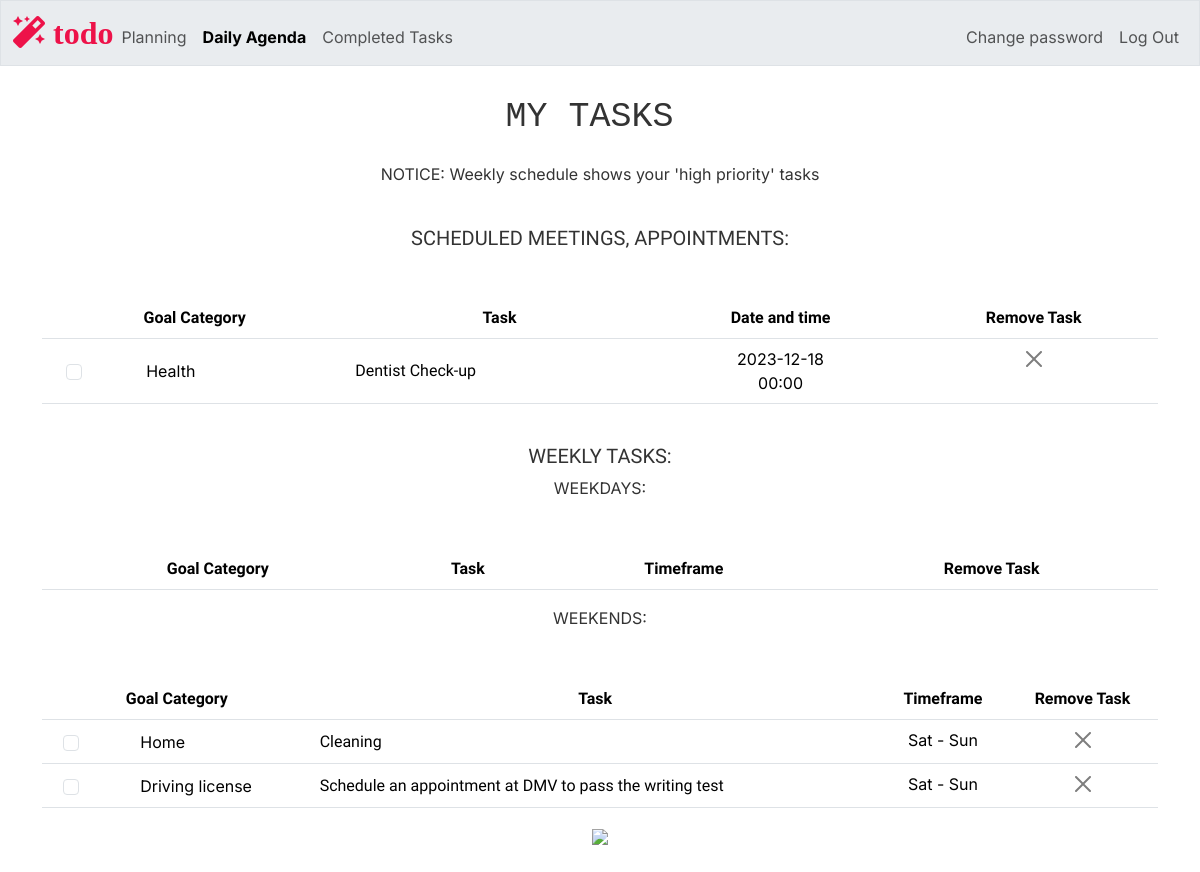
/agenda (signed in), run on an earlier commit of the app's database.
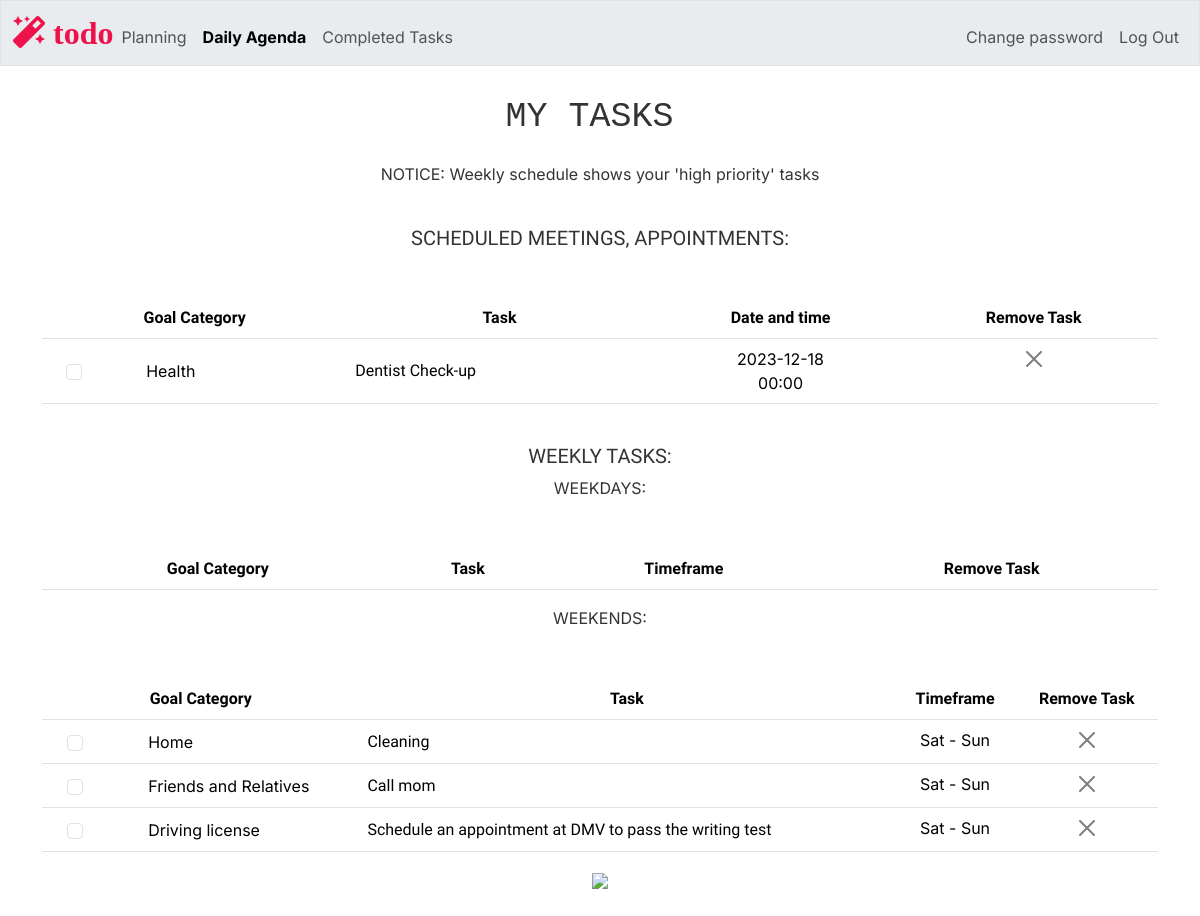
And on a later commit of the database.
### tables this page shows
CREATE TABLE tasks (
    id INTEGER PRIMARY KEY AUTOINCREMENT NOT NULL,
    users_id INTEGER NOT NULL,
    category TEXT NOT NULL,
    task TEXT NOT NULL,
    timeframe TEXT,
    priority TEXT,
    completion INTEGER DEFAULT 0,
    date DATE,
    time TIME,
    FOREIGN KEY (users_id) REFERENCES users(id)
);

### app.py (the view)
@app.route("/agenda", methods=["GET", "POST"])
@login_required
def agenda():
    users_id = session["user_id"]
    appointments = db.execute("SELECT id, category, task, completion, date, time FROM tasks WHERE users_id =? AND completion = 0 AND (date IS NOT NULL AND date != '' OR time IS NOT NULL AND time != '')", users_id)
    weekdays = db.execute("SELECT id, category, task, completion, timeframe FROM tasks WHERE users_id =? AND completion = 0 AND priority = 'High' AND timeframe != 'Sat - Sun'", users_id)
    weekends = db.execute("SELECT id, category, task, completion, timeframe FROM tasks WHERE users_id =? AND completion = 0 AND priority = 'High' AND timeframe == 'Sat - Sun'", users_id)
    welcome_message_h1 = " MY TASKS "
    welcome_message_p = "NOTICE: Weekly schedule shows your 'high priority' tasks "
    return render_template("agenda.html", appointments=appointments, weekdays = weekdays, weekends=weekends, welcome_message_h1 = welcome_message_h1, welcome_message_p = welcome_message_p, current_page="agenda")

### app.py (called while the page is built)
@app.after_request
def after_request(response):
    response.headers["Cache-Control"] = "no-cache, no-store, must-revalidate"
    response.headers["Expires"] = 0
    response.headers["Pragma"] = "no-cache"
    return response

### helpers.py (called while the page is built)
def login_required(f):
    @wraps(f)
    def decorated_function(*args, **kwargs):
        if session.get("user_id") is None:
            return redirect("/login")
        return f(*args, **kwargs)
    return decorated_function

### templates/agenda.html (shortened to what the changed rows need)
{% extends "layout.html" %}
{% block main %}
    <table class="table  mt-5">
        <thead>
            <h5>
                SCHEDULED MEETINGS, APPOINTMENTS:
            </h5>
            <tr>
                <th> Goal Category</th>
                <th> Task </th>
                <th> Date and time </th>
                <th> Remove Task </th>
            </tr>
        </thead>
        <tbody>
            {% for task in appointments %}
                <tr id="todo_row_{{ task.id }}" >
                    <td class="align-middle ">
                        <div class="d-flex align-items-center " >
                            <div class=" col-sm-2 d-flex justify-content-center align-items-center form-check" >
                                <input class="form-check-input completion-checkbox"
                                        type="checkbox"
                                        id="completion_{{ task.id }}"
                                        name="task_completion"
                                        data-task-id="{{ task.id }}"
                                        data-completion="{{ task.completion}}"
                                        onchange="updateTaskStatus(this)">
                            </div>
                            <label class="form-check-label ms-5" for="completion_{{ task.id }}">
                                {{ task.category }}
                            </label>
                        </div>
                    </td>
                    <td class="align-middle " style="text-align: left;">{{ task.task }}</td>
                    <td>
                        <div>
                            {{ task.date or '' }}
                        </div>
                        <div>
                            {{ task.time or '' }}
                        </div>
                    </td>
                    <td>
                        <button class="btn-close" data-bs-toggle="modal" data-bs-target="#deleteConfirmationModal_{{ task.id }}"></button>
                    </td>
                </tr>
            {% endfor %}
        </tbody>
    </table>
    <br>
    <table class="table  mt-5">
        <thead>
            <tr>
                <th> Goal Category</th>
                <th> Task </th>
                <th> Timeframe </th>
                <th> Remove Task </th>
            </tr>
        </thead>
    </table>
    <table class="table  mt-5">
        <thead>
            <tr>
                <th> Goal Category</th>
                <th> Task </th>
                <th> Timeframe </th>
                <th> Remove Task </th>
            </tr>
        </thead>
        <tbody>
            {% for task in weekends %}
                <tr id="todo_row_{{ task.id }}" >
                    <td class="align-middle">
                        <div class="d-flex align-items-center " >
                            <div class=" col-sm-2 d-flex justify-content-center align-items-center form-check" >
                                <input class="form-check-input completion-checkbox"
                                        type="checkbox"
                                        id="completion_{{ task.id }}"
                                        name="task_completion"
                                        data-task-id="{{ task.id }}"
                                        data-completion="{{ task.completion}}"
                                        onchange="updateTaskStatus(this)">
                            </div>
                            <label class="form-check-label ms-5" for="completion_{{ task.id }}">
                                {{ task.category }}
                            </label>
                        </div>
                    </td>
                    <td class="align-middle " style="text-align: left;">{{ task.task }}</td>
                    <td>
                        <div>
                            {{ task.timeframe or '' }}
                        </div>
                    </td>
                    <td>
                        <button class="btn-close" data-bs-toggle="modal" data-bs-target="#deleteConfirmationModal_{{ task.id }}"></button>
                    </td>
                </tr>
            {% endfor %}
        </tbody>
    </table>
{% endblock %}

What changed in the data, as far as the page shows it:
now on this page (row edited): tasks: category "Friends and Relatives", task "Call mom", timeframe "Sat - Sun", shown under "WEEKLY TASKS:"
